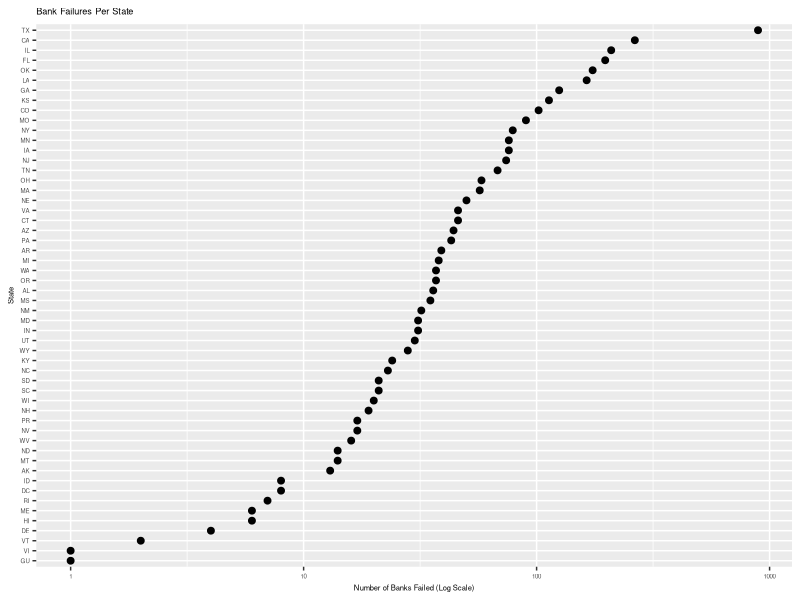
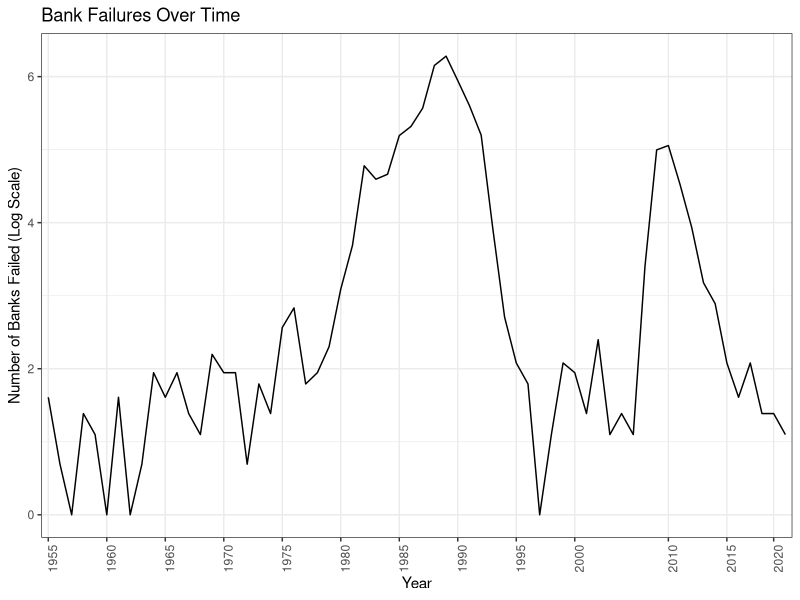
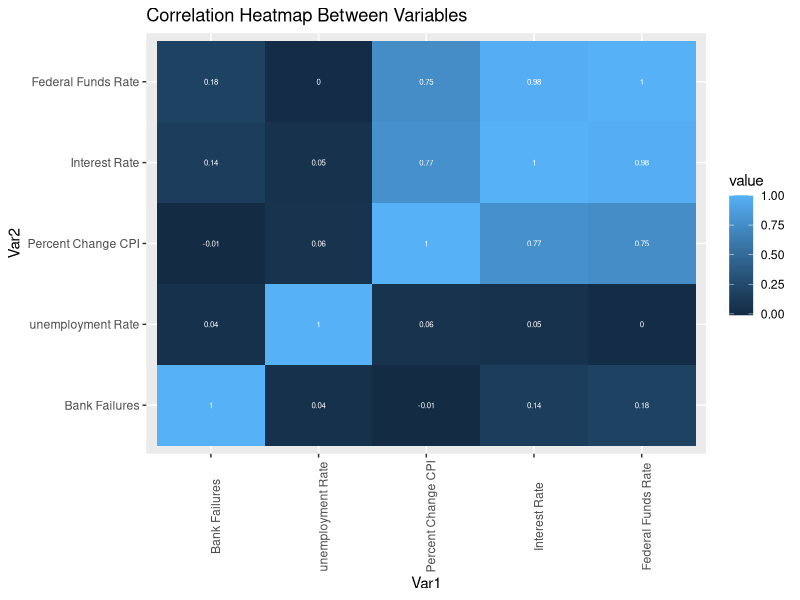

Generate these figures, in order, with R:
rm(list=ls())
library(tidyverse)
library(dplyr)
library(lubridate)
library(reshape2)

# load in data
bank_failures = read_csv("Bank_Failures_1948-2023.csv")
indicators = read_csv("Monthly_Indicators.csv")

# removing dates with no data
bank_failures = bank_failures|>
  mutate(FAILDATE = as.Date(FAILDATE, format = "%m/%d/%Y")) |>
  arrange(FAILDATE)
bank_failures = bank_failures[-c(1:20),]
indicators = indicators[-c(1:78),]

indicators_years = indicators # for a graph below
bank_failures_years = bank_failures # for a graph below

# get dates into month/year format so they can be merged
bank_failures$DATE <- format(bank_failures$FAILDATE, "%m/%Y")
bank_failures_years$DATE <- format(bank_failures_years$FAILDATE, "%Y") # for a graph below

indicators$DATE = as.Date(indicators$DATE, format = "%m/%d/%Y")
indicators_years$DATE = as.Date(indicators_years$DATE, format = "%m/%d/%Y") # for a graph below
indicators$DATE = format(indicators$DATE, "%m/%Y")
indicators_years$DATE = format(indicators_years$DATE, "%Y")# for a graph below

# merge data sets
data = bank_failures|>
  left_join(indicators, by = 'DATE')

# Get rid of rows that are unneeded
banks_indicators = data[-c(1,5,6)]

# rename all columns for understanding
colnames(banks_indicators) =  c("Bank Class", "Location", "Estimated Loss", "ID", 
                             "Bank Name", "Total Asset", "Resolution Type", 
                             "Transaction Type", "Insurance Fund", "Date", 
                             "Unemployment Rate", "CPI Percent Change", 
                             "Interest Rate", "Federal Funds Rate")

# converting the numbers that are in character to numbers
banks_indicators[,c(3,4,6,11:14)] = apply(banks_indicators[,c(3,4,6,11:14)], 2, as.numeric)

# splitting location variable in to city, state
banks_indicators = extract(banks_indicators, Location, c("City", "State"), 
        regex = "(.+) (\\w+)")

# remove commas from city variable and make final data set
banks_indicators_final = banks_indicators|>
  mutate(City = str_replace_all(banks_indicators$City, ",", ""))

# EXPLORATORY ##################################################################
# count of banks per state
state_counts = banks_indicators_final |>
  group_by(State)|>
  count()|>
  arrange(n)
state_counts$State = factor(state_counts$State, levels = state_counts$State)

# cleveland dot plot of bank failures per state
state_counts |>
  ggplot(aes(n,State)) +
    geom_point(size=2) +
    scale_x_log10() +
    theme(text = element_text(size=5.5))+
    labs(y= "State", x = "Number of Banks Failed (Log Scale)")+
    ggtitle("Bank Failures Per State")

# count of banks per year
yrs_n = bank_failures_years|>
  group_by(DATE)|>
  count()

# line graph of bank failures over time
yrs_n|>
  ggplot(aes(DATE, log(n), group=1)) +
  geom_line()+ 
  theme_bw()+
  theme(axis.text.x = element_text(angle = 90))+
  scale_x_discrete(breaks=seq(min(yrs_n$DATE), max(yrs_n$DATE), 5))+
  labs(y= "Number of Banks Failed (Log Scale)", x = "Year")+
  ggtitle("Bank Failures Over Time")

# Just so much nonsense to get the variables ready
monthly_tot = banks_indicators_final |>
  group_by(Date)|>
  count()
monthly_tot = monthly_tot|>
  mutate(DATE = Date)
monthly_tot = monthly_tot[-1]

monthly_tot = monthly_tot |> arrange(my(monthly_tot$DATE))
month_indic = filter(indicators, indicators$DATE %in% monthly_tot$DATE)
both = monthly_tot|>
  left_join(month_indic, by = 'DATE')
both[,c(1,3:6)] = apply(both[,c(1,3:6)], 2, as.numeric)
both = both[-c(418,419),]
colnames(both) = c("Bank Failures", "Date", "unemployment Rate", "Percent Change CPI", "Interest Rate", "Federal Funds Rate")
corro = round(cor(both[c(1,3:6)]),2)
melted_corro = melt(corro)

ggplot(data = melted_corro, aes(x=Var1, y=Var2, fill=value)) + 
  geom_tile()+
  geom_text(aes(Var2, Var1, label = value), color = "White", size = 2)+
  theme(axis.text.x = element_text(angle = 90))+
  ggtitle("Correlation Heatmap Between Variables")
